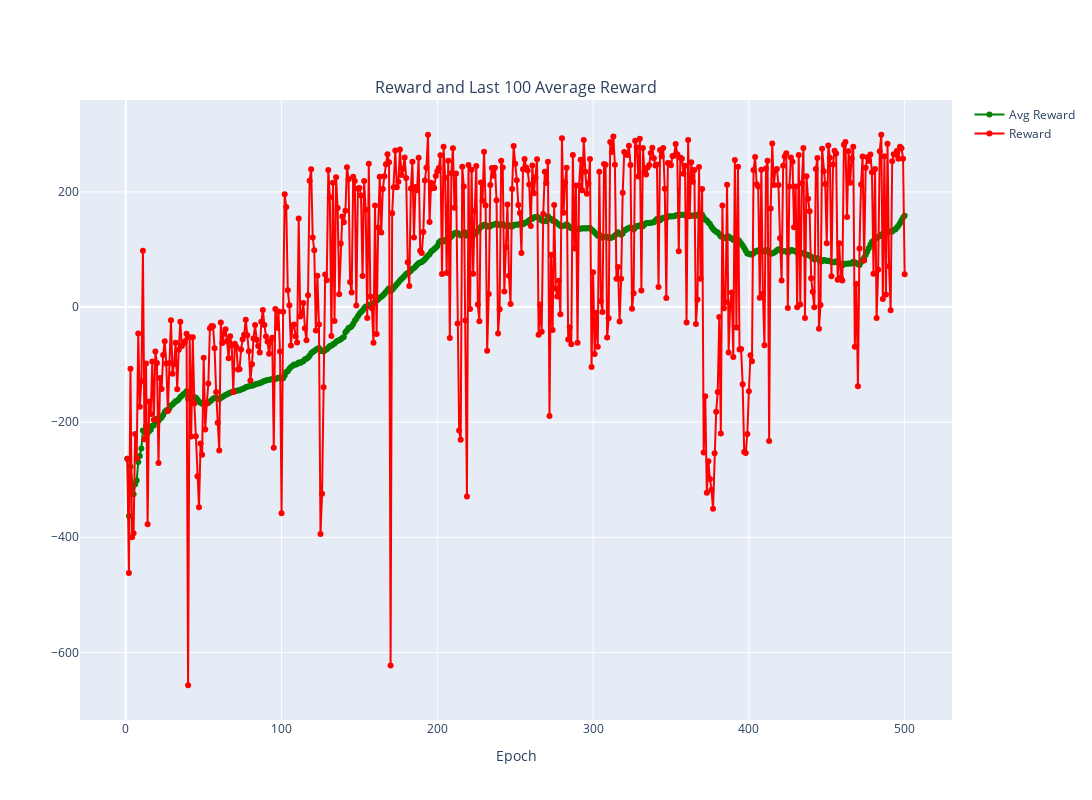

The cell this chart's notebook holds for it:
### Markdown cell above
# Evaluating DQN

From the graph below, we can see the moving average of 100 for rewards in green. And also the individual rewards per episode in red. We can see that the moving average increases drastically from episodes 0 to 200. Then it starts to slow down its increments and peaks at episode 271 before it dips till episode 310 where the moving average starts to increase again until episode 368 where it peaks and dips all the way till episode 471 where it starts to increase drastically all the way to episode 500.

I chose to use the model saved at episode 475 as there was a steep increase in moving average around episode 475 indicating that the rewards around those episodes are really high as they started pulling up the moving average. Therefore, the model saved around here should be good. I also experimented with other models saved at different episodes but they could not get the same results as the model at episode 475 thus, I will be using that for evaluation.

The model at episode 475 achieved a constant reward around 220 which is great as according to the documentation for the Lunar Lander environment, above a 200 reward is considered solved. Therefore, the baseline model is able to solve the lunar lander environment and even get +20 reward above its 'solved' state.

### Code cell
data = pd.read_csv('DQN_History.log', sep=';')
plot_graph(data)

### Figure 1 — Plotly figure (JSON) as saved in the notebook; plotly's stock layout.template omitted (floating-point values rounded to 4 significant figures; data arrays with more than 128 entries replaced by an {"elided": "..."} marker saying what was removed)
{"data": [{"marker": {"color": "Green"}, "mode": "markers+lines", "name": "Avg Reward", "text": {"elided": "500 str values"}, "type": "scatter", "x": {"elided": "500 int values"}, "xaxis": "x", "y": {"elided": "500 float values"}, "yaxis": "y"}, {"marker": {"color": "Red"}, "mode": "markers+lines", "name": "Reward", "text": {"elided": "500 str values"}, "type": "scatter", "x": {"elided": "500 int values"}, "xaxis": "x", "y": {"elided": "500 float values"}, "yaxis": "y"}], "layout": {"annotations": [{"font": {"size": 16}, "showarrow": false, "text": "Reward and Last 100 Average Reward", "x": 0.5, "xanchor": "center", "xref": "paper", "y": 1, "yanchor": "bottom", "yref": "paper"}], "height": 800, "width": 2000, "xaxis": {"anchor": "y", "domain": [0, 1], "title": {"text": "Epoch"}}, "yaxis": {"anchor": "x", "domain": [0, 1]}}}
